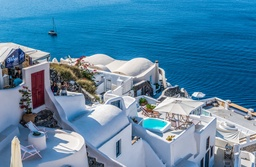
#> input picture assignment1/santorini.jpeg, 256 x 167 px, shrunk from 3442 x 2250 before the run
$ python Q2.py
#> lines starting #> are read from the running program, lines starting #| are printed output that depends on the picture
#> further down, img is the input picture: shape (167, 256, 3); mean B, G, R 165.8, 134.5, 85.4
# Q2 assignment1
import numpy as np
import cv2 as cv


def shifting_right(img):
    kernel = np.array([[0, 0, 0], [0, 0, 0], [1, 0, 0]])
    x, y ,z= np.shape(img)
#> x = 167; y = 256; z = 3
    padding_image = np.zeros((x + 2, y + 2,3), dtype=np.uint8)
    padding_image[1:x + 1, 1:y + 1,:] = img
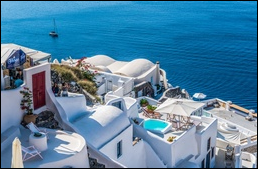
#> padding_image: shape (169, 258, 3); mean B, G, R 162.5, 131.9, 83.8
    cv.imshow('padd', padding_image)
    new_img = np.zeros((x, y,z),dtype=np.uint8)

    for i in range(1, x + 1):
        for j in range(1, y + 1):
            new_img[i - 1, j - 1,0] = np.sum(padding_image[i - 1:i + 2, j - 1:j + 2,0] * kernel)
            new_img[i - 1, j - 1, 1] = np.sum(padding_image[i - 1:i + 2, j - 1:j + 2, 1] * kernel)
            new_img[i - 1, j - 1, 2] = np.sum(padding_image[i - 1:i + 2, j - 1:j + 2, 2] * kernel)
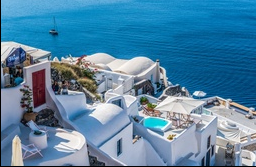
#> new_img: shape (167, 256, 3); mean B, G, R 163.9, 133.1, 84.8


    return new_img


def gkern(l, sig=1):
    """\
    creates gaussian kernel with side length `l` and a sigma of `sig`
    """
    # [4 lines of commented-out code are left out]
    ax = np.linspace(-(l - 1) / 2., (l - 1) / 2., l)
    gauss = (1 / np.sqrt(2 * 3.14 * sig)) * np.exp(-0.5 * np.square(ax) / np.square(sig))  #
    kernel = np.outer(gauss, gauss)
    kernel = kernel / np.sum(kernel)
    return kernel


def filter_func(img,kernel,N):
#> called with kernel = array of shape (5, 5), N = 5
    padd = int(N / 2)
    x, y, z = np.shape(img)
#> x = 167; y = 256; z = 3
    padding_image = np.zeros((x + 2*padd, y + 2*padd, 3), dtype=np.uint8)
    padding_image[padd:x + padd, padd:y + padd, :] = img
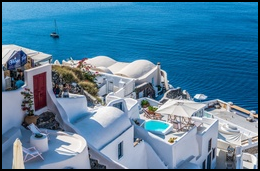
#> padding_image: shape (171, 260, 3); mean B, G, R 159.4, 129.4, 82.1
    #cv.imshow('padd', padding_image)
    new_img = np.zeros((x, y, z), dtype=np.uint8)
    for i in range(padd, x + padd):
        for j in range(padd, y + padd):
            new_img[i - padd, j - padd,0] = np.sum(padding_image[i - padd:i + padd+1, j - padd:j + padd+1,0] * kernel)
            new_img[i - padd, j - padd,1] = np.sum(padding_image[i - padd:i + padd+1, j - padd:j + padd+1,1] * kernel)
            new_img[i - padd, j - padd,2] = np.sum(padding_image[i - padd:i + padd+1, j - padd:j + padd+1,2] * kernel)
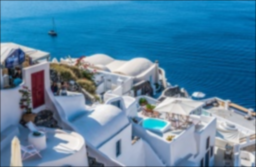
#> new_img: shape (167, 256, 3); mean B, G, R 164.3, 133.3, 84.5

    return new_img

def func_Gaussian_a_b(alpha,beta,img,N):
    kernel_alpha = gkern(N, alpha)
    kernel_beta = gkern(N, beta)
    new_img_alpha=filter_func(img, kernel_alpha, N)
    new_img_beta = filter_func(img, kernel_beta, N)
#> call 3 of filter_func, with kernel = array of shape (5, 5), N = 5
#> after the loop in filter_func (call 3), `for i in range(padd, x + padd):`:
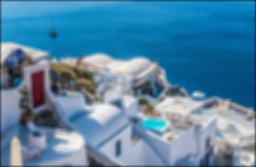
#> new_img: shape (167, 256, 3); mean B, G, R 163.3, 132.5, 84
    cv.imshow('new_img_alpha',new_img_alpha)
    cv.imshow('new_img_beta', new_img_beta)
    x, y, z = np.shape(img)
#> x = 167; y = 256; z = 3
    # new_img = np.zeros((x, y, z), dtype=np.uint8)
    new_img = new_img_beta - new_img_alpha
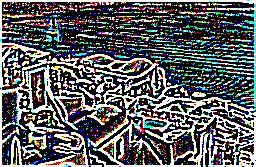
#> new_img: shape (167, 256, 3); mean B, G, R 95.2, 93.7, 90.3
    # new_img[:, :, 0] = new_img_beta[:, :, 0] - new_img_alpha[:, :, 0]
    # new_img[:, :, 1] = new_img_beta[:, :, 1] - new_img_alpha[:, :, 1]
    # new_img[:, :, 2] = new_img_beta[:, :, 2] - new_img_alpha[:, :, 2]
    return new_img
# ***************** part A **************
img=cv.imread('santorini.jpeg')
#img=cv.imread('img2.png')
cv.imshow('main image',img)
shifted_img=shifting_right(img)
cv.imshow('shifted imgage',shifted_img)

# ***************** part B **************
N=5
sigma=0.8
kernel=gkern(N,sigma)
new_img=filter_func(img,kernel,N)
cv.imshow('Gaussian',new_img)
# ***************** part C **************
alpa=np.sqrt(2)
beta=3
N=5
new_img=func_Gaussian_a_b(alpa,beta,img,N)
cv.imshow('Gaussian_alpha_beta',new_img)
cv.waitKey(0)
